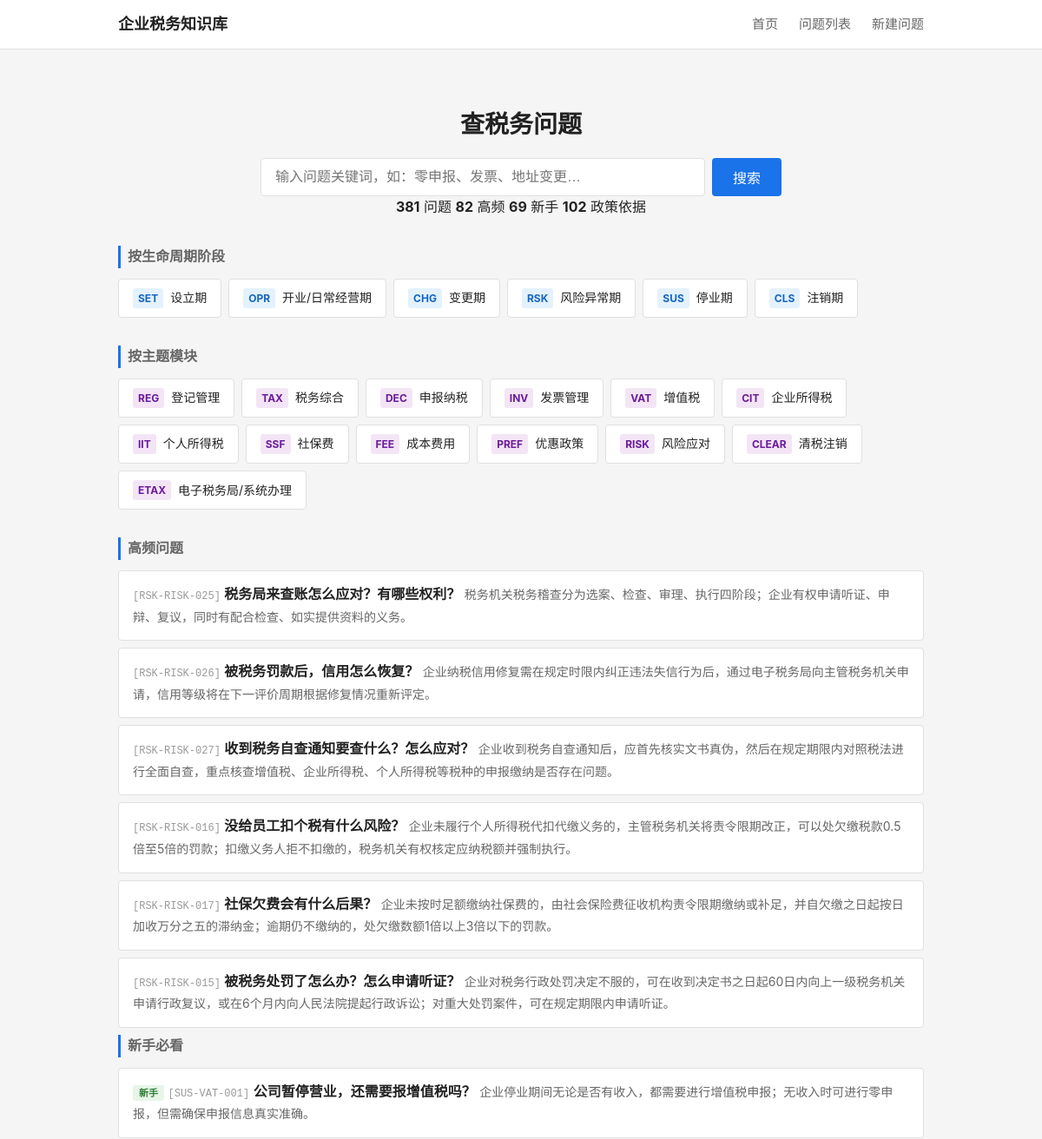
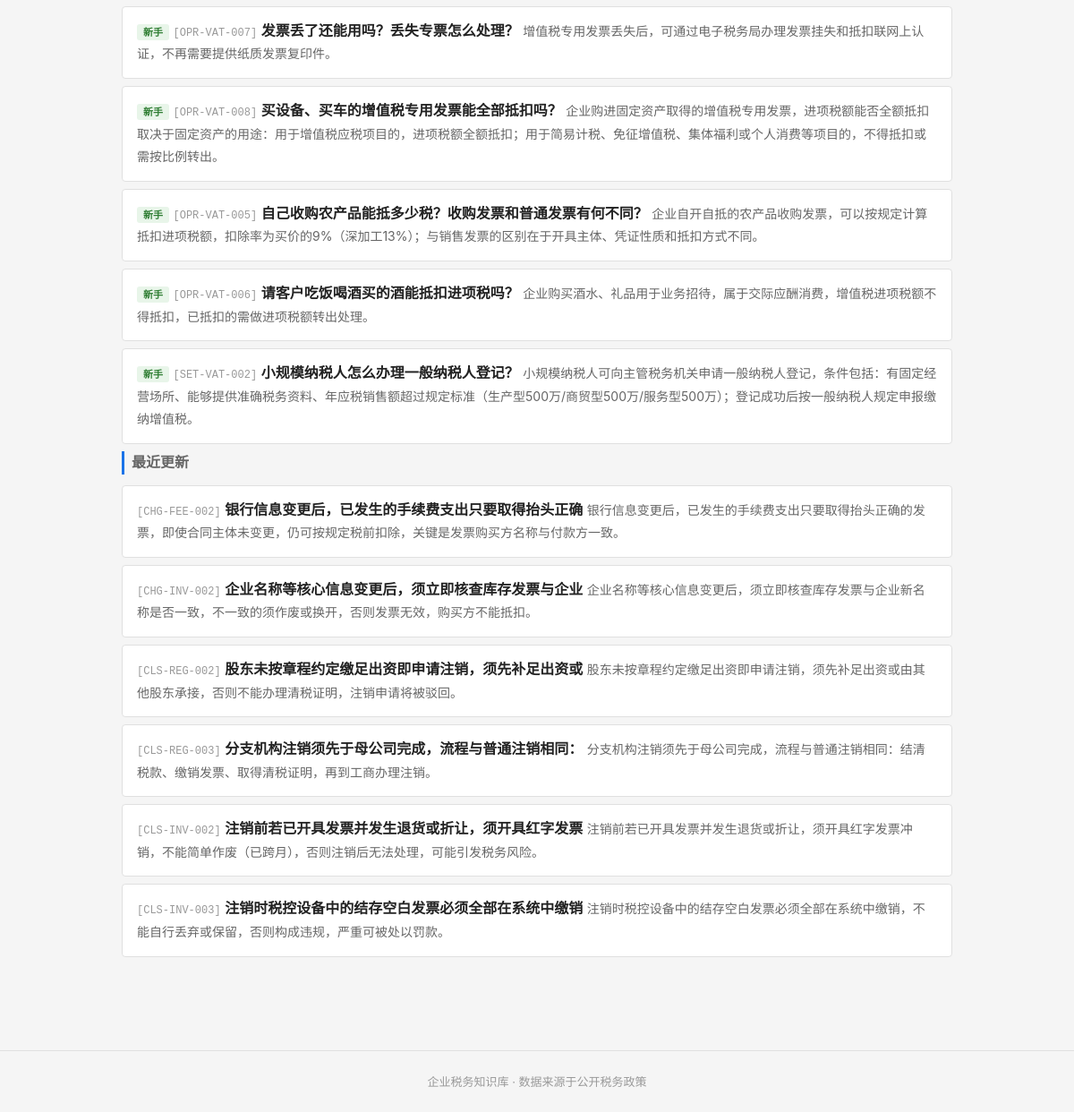
Before: / with the older database file (2 pictures, top to bottom).
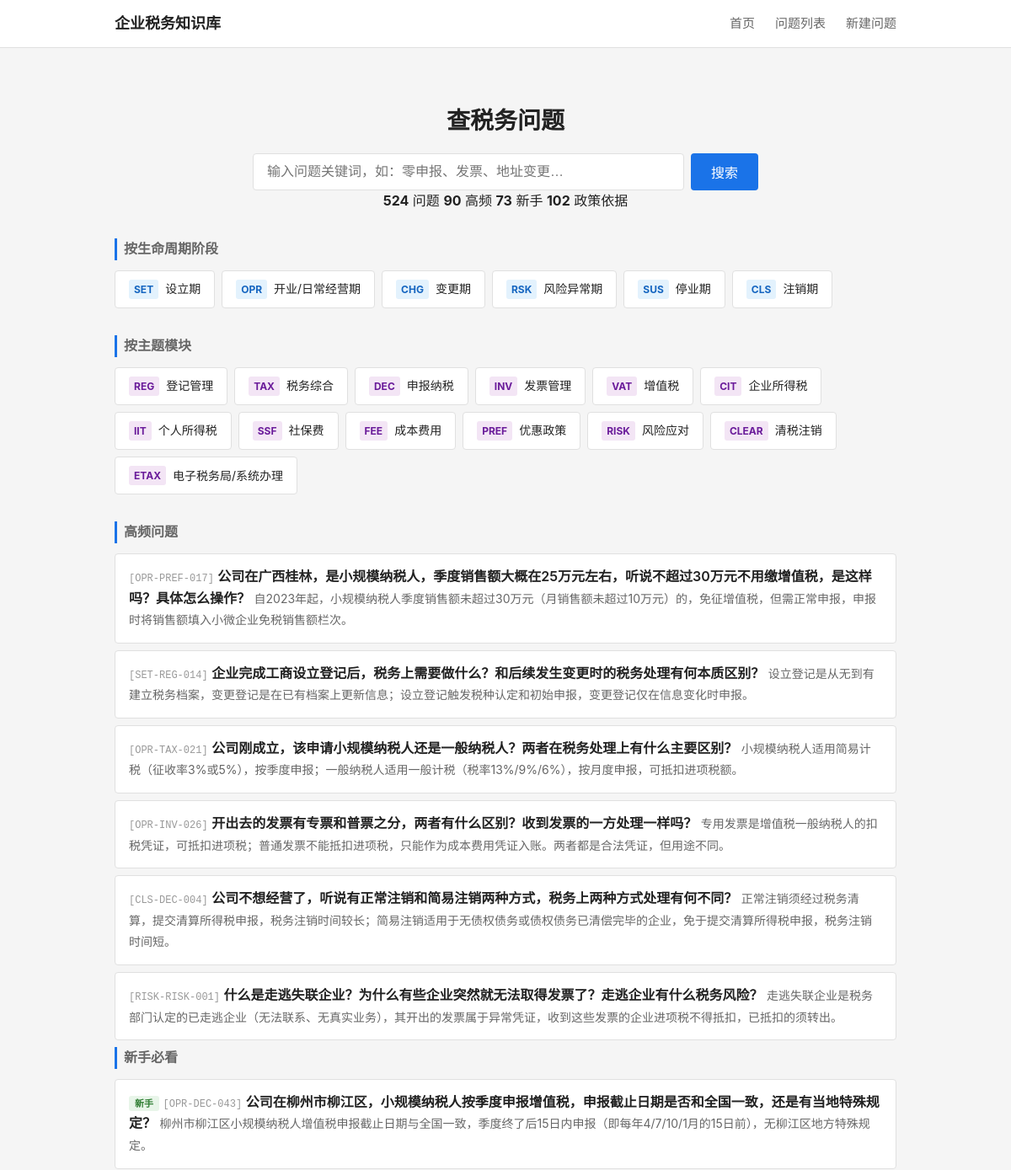
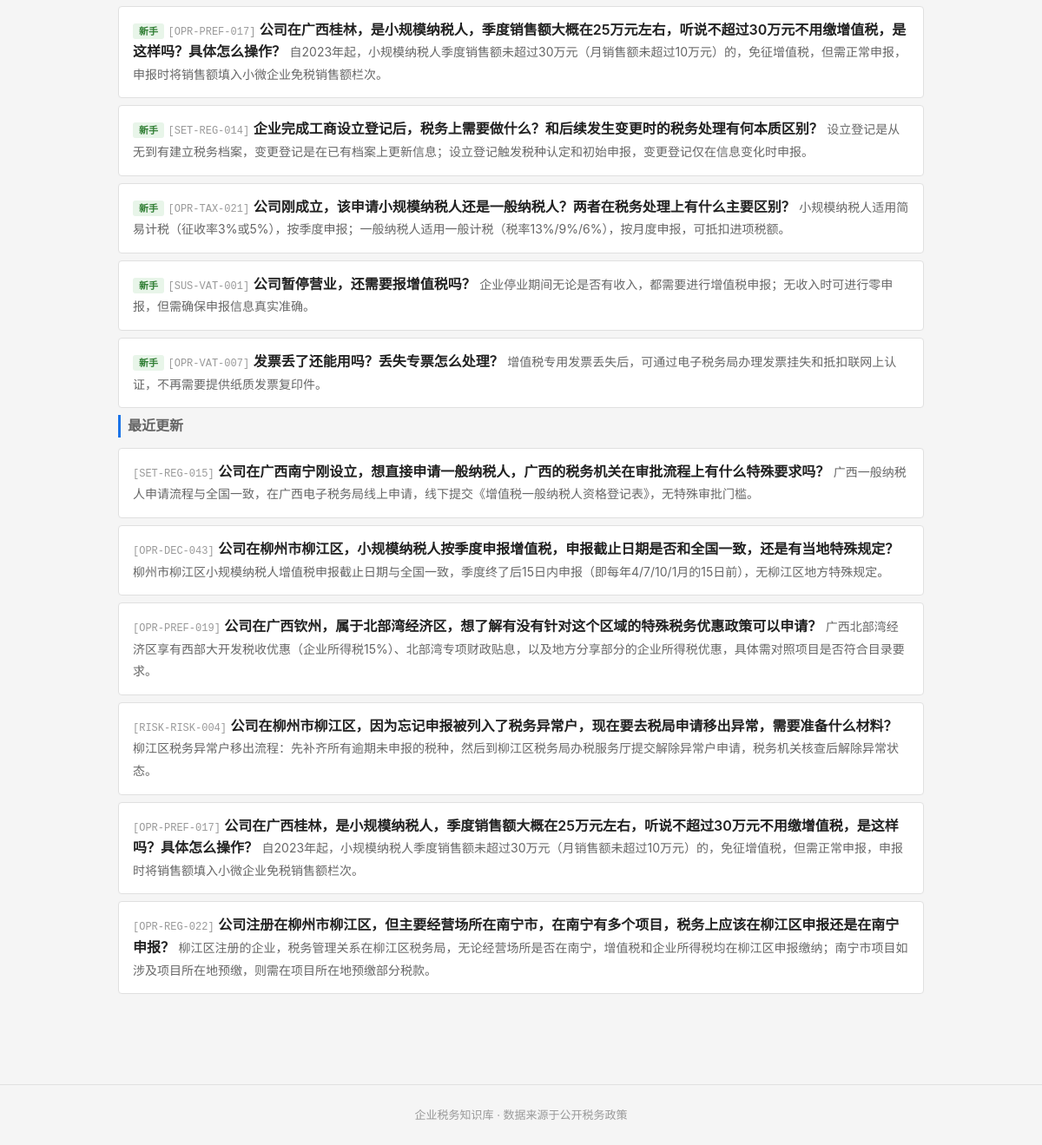
After: the same page with the newer database file (2 pictures, top to bottom).
### tables this page shows
CREATE TABLE tag_dict (
    id              INTEGER PRIMARY KEY AUTOINCREMENT,
    tag_code        TEXT NOT NULL UNIQUE,
    tag_name        TEXT NOT NULL,
    tag_category    TEXT,
    parent_id       INTEGER,
    display_order   INTEGER NOT NULL DEFAULT 1,
    status          TEXT NOT NULL DEFAULT 'active',

    FOREIGN KEY (parent_id) REFERENCES tag_dict(id) ON DELETE SET NULL
);

CREATE TABLE question_master (
    id              INTEGER PRIMARY KEY AUTOINCREMENT,
    question_code   TEXT NOT NULL UNIQUE,
    question_title  TEXT NOT NULL,
    question_plain  TEXT NOT NULL,

    -- 分类
    stage_code      TEXT NOT NULL,
    module_code     TEXT NOT NULL,
    question_type   TEXT NOT NULL,

    -- 答案
    one_line_answer TEXT NOT NULL,
    detailed_answer TEXT,
    core_definition TEXT,

    -- 条件与边界
    applicable_conditions TEXT,
    exceptions_boundary   TEXT,

    -- 实务
    practical_steps TEXT,
    risk_warning    TEXT,

    -- 适用范围
    scope_level     TEXT NOT NULL DEFAULT 'scope_national',
    local_region    TEXT,

    -- 确定性
    answer_certainty TEXT NOT NULL DEFAULT 'certain_clear',

    -- 元数据
    keywords        TEXT,
    high_frequency_flag INTEGER NOT NULL DEFAULT 0,
    newbie_flag     INTEGER NOT NULL DEFAULT 0,

    -- 版本管理
    status          TEXT NOT NULL DEFAULT 'draft',
    version_no      INTEGER NOT NULL DEFAULT 1,

    -- 审计字段
    created_at      TEXT NOT NULL DEFAULT (datetime('now')),
    updated_at      TEXT NOT NULL DEFAULT (datetime('now'))
);

### backend/app.py (the view)
    @app.route('/')
    def index():
        from services.question_service import QuestionService
        svc = QuestionService()
        stages = svc.get_stages()
        modules = svc.get_modules()
        high_freq = svc.get_high_frequency(limit=6)
        newbie = svc.get_newbie(limit=6)
        recent = svc.get_recent_updates(limit=6)
        stats = svc.get_stats()
        return render_template('index.html',
                               stages=stages, modules=modules,
                               high_freq=high_freq, newbie=newbie, recent=recent,
                               stats=stats)

### backend/services/question_service.py (called while the page is built)
    def _query(self, sql, params=None):
        conn = sqlite3.connect(self.db_path)
        conn.execute("PRAGMA foreign_keys = ON")
        conn.row_factory = sqlite3.Row
        cur = conn.cursor()
        if params:
            cur.execute(sql, params)
        else:
            cur.execute(sql)
        rows = cur.fetchall()
        conn.close()
        return [dict(r) for r in rows]

    def get_stages(self):
        return self._query("""
            SELECT tag_code, tag_name
            FROM tag_dict
            WHERE tag_category = 'stage'
            ORDER BY display_order
        """)

    def get_modules(self):
        return self._query("""
            SELECT tag_code, tag_name
            FROM tag_dict
            WHERE tag_category = 'module'
            ORDER BY display_order
        """)

    def get_high_frequency(self, limit=10):
        return self._query("""
            SELECT question_code, question_plain, question_title, one_line_answer, stage_code
            FROM question_master
            WHERE status = 'active' AND high_frequency_flag = 1
            ORDER BY updated_at DESC
            LIMIT ?
        """, (limit,))

### frontend/templates/index.html (shortened to what this page needs)
{% extends "base.html" %}
{% block main %}
<section class="search-section">
    <h1>查税务问题</h1>
    <form action="/questions" method="get" class="search-form">
        <input type="text" name="keyword" placeholder="输入问题关键词，如：零申报、发票、地址变更…" class="search-input">
        <button type="submit" class="search-btn">搜索</button>
    </form>
    {% if stats %}
    <div class="stats-bar">
        <span><strong>{{ stats.total_questions }}</strong> 问题</span>
        <span><strong>{{ stats.total_hf }}</strong> 高频</span>
        <span><strong>{{ stats.total_newbie }}</strong> 新手</span>
        <span><strong>{{ stats.total_policies }}</strong> 政策依据</span>
    </div>
    {% endif %}
</section>
<section class="nav-section">
    <h2 class="section-title">按生命周期阶段</h2>
    <div class="card-grid stage-grid">
        {% for s in stages %}
        <a href="/questions?stage={{ s.tag_code }}" class="card card-stage">
            <span class="card-code">{{ s.tag_code }}</span>
            <span class="card-name">{{ s.tag_name }}</span>
        </a>
        {% endfor %}
    </div>
</section>
<section class="nav-section">
    <h2 class="section-title">按主题模块</h2>
    <div class="card-grid module-grid">
        {% for m in modules %}
        <a href="/questions?module={{ m.tag_code }}" class="card card-module">
            <span class="card-code">{{ m.tag_code }}</span>
            <span class="card-name">{{ m.tag_name }}</span>
        </a>
        {% endfor %}
    </div>
</section>
{% if high_freq %}
<section class="list-section">
    <h2 class="section-title">高频问题</h2>
    <ul class="question-list">
        {% for q in high_freq %}
        <li class="question-item">
            <a href="/question/{{ q.question_code }}" class="question-link">
                <span class="q-code">[{{ q.question_code }}]</span>
                <span class="q-title">{{ q.question_plain }}</span>
                <span class="q-answer">{{ q.one_line_answer }}</span>
            </a>
        </li>
        {% endfor %}
    </ul>
</section>
{% endif %}
{% if newbie %}
<section class="list-section">
    <h2 class="section-title">新手必看</h2>
    <ul class="question-list">
        {% for q in newbie %}
        <li class="question-item">
            <a href="/question/{{ q.question_code }}" class="question-link">
                <span class="q-badge newbie">新手</span>
                <span class="q-code">[{{ q.question_code }}]</span>
                <span class="q-title">{{ q.question_plain }}</span>
                <span class="q-answer">{{ q.one_line_answer }}</span>
            </a>
        </li>
        {% endfor %}
    </ul>
</section>
{% endif %}
{% if recent %}
<section class="list-section">
    <h2 class="section-title">最近更新</h2>
    <ul class="question-list">
        {% for q in recent %}
        <li class="question-item">
            <a href="/question/{{ q.question_code }}" class="question-link">
                <span class="q-code">[{{ q.question_code }}]</span>
                <span class="q-title">{{ q.question_plain }}</span>
                <span class="q-answer">{{ q.one_line_answer }}</span>
            </a>
        </li>
        {% endfor %}
    </ul>
</section>
{% endif %}
{% endblock %}

Changed rows visible on the page:
no longer on this page (row unchanged): question_master: question_code "RSK-RISK-025", question_plain "税务局来查账怎么应对？有哪些权利？", one_line_answer "税务机关税务稽查分为选案、检查、审理、执行四阶段；企业有权申请听证、申辩、复议，同时有配合检查、如实提供资料的义务。", shown under "高频问题"
no longer on this page (row unchanged): question_master: question_code "RSK-RISK-026", question_plain "被税务罚款后，信用怎么恢复？", one_line_answer "企业纳税信用修复需在规定时限内纠正违法失信行为后，通过电子税务局向主管税务机关申请，信用等级将在下一评价周期根据修复情况重新评定。", shown under "高频问题"
no longer on this page (row unchanged): question_master: question_code "RSK-RISK-027", question_plain "收到税务自查通知要查什么？怎么应对？", one_line_answer "企业收到税务自查通知后，应首先核实文书真伪，然后在规定期限内对照税法进行全面自查，重点核查增值税、企业所得税、个人所得税等税种的申报缴纳是否存在问题。", shown under "高频问题"
no longer on this page (row unchanged): question_master: question_code "RSK-RISK-016", question_plain "没给员工扣个税有什么风险？", one_line_answer "企业未履行个人所得税代扣代缴义务的，主管税务机关将责令限期改正，可以处欠缴税款0.5倍至5倍的罚款；扣缴义务人拒不扣缴的，税务机关有权核定应纳税额并强制执行。", shown under "高频问题"
no longer on this page (row unchanged): question_master: question_code "RSK-RISK-017", question_plain "社保欠费会有什么后果？", one_line_answer "企业未按时足额缴纳社保费的，由社会保险费征收机构责令限期缴纳或补足，并自欠缴之日起按日加收万分之五的滞纳金；逾期仍不缴纳的，处欠缴数额1倍以上3倍以下的罚款。", shown under "高频问题"
no longer on this page (row unchanged): question_master: question_code "RSK-RISK-015", question_plain "被税务处罚了怎么办？怎么申请听证？", one_line_answer "企业对税务行政处罚决定不服的，可在收到决定书之日起60日内向上一级税务机关申请行政复议，或在6个月内向人民法院提起行政诉讼；对重大处罚案件，可在规定期限内申请听证。", shown under "高频问题"
no longer on this page (row unchanged): question_master: question_code "OPR-VAT-008", question_plain "买设备、买车的增值税专用发票能全部抵扣吗？", one_line_answer "企业购进固定资产取得的增值税专用发票，进项税额能否全额抵扣取决于固定资产的用途：用于增值税应税项目的，进项税额全额抵扣；用于简易计税、免征增值税、集体福利或个人消费等项目的，不得抵扣或需按比例转出。", shown under "新手必看"
no longer on this page (row unchanged): question_master: question_code "OPR-VAT-005", question_plain "自己收购农产品能抵多少税？收购发票和普通发票有何不同？", one_line_answer "企业自开自抵的农产品收购发票，可以按规定计算抵扣进项税额，扣除率为买价的9%（深加工13%）；与销售发票的区别在于开具主体、凭证性质和抵扣方式不同。", shown under "新手必看"
no longer on this page (row unchanged): question_master: question_code "OPR-VAT-006", question_plain "请客户吃饭喝酒买的酒能抵扣进项税吗？", one_line_answer "企业购买酒水、礼品用于业务招待，属于交际应酬消费，增值税进项税额不得抵扣，已抵扣的需做进项税额转出处理。", shown under "新手必看"
no longer on this page (row unchanged): question_master: question_code "SET-VAT-002", question_plain "小规模纳税人怎么办理一般纳税人登记？", one_line_answer "小规模纳税人可向主管税务机关申请一般纳税人登记，条件包括：有固定经营场所、能够提供准确税务资料、年应税销售额超过规定标准（生产型500万/商贸型500万/服务型500万）；登记成功后按一般纳税人规定申报缴纳增值税。", shown under "新手必看"
no longer on this page (row edited): question_master: question_code "CHG-FEE-002", question_plain "银行信息变更后，已发生的手续费支出只要取得抬头正确", one_line_answer "银行信息变更后，已发生的手续费支出只要取得抬头正确的发票，即使合同主体未变更，仍可按规定税前扣除，关键是发票购买方名称与付款方一致。", shown under "最近更新"
no longer on this page (row edited): question_master: question_code "CHG-INV-002", question_plain "企业名称等核心信息变更后，须立即核查库存发票与企业", one_line_answer "企业名称等核心信息变更后，须立即核查库存发票与企业新名称是否一致，不一致的须作废或换开，否则发票无效，购买方不能抵扣。", shown under "最近更新"
no longer on this page (row edited): question_master: question_code "CLS-REG-002", question_plain "股东未按章程约定缴足出资即申请注销，须先补足出资或", one_line_answer "股东未按章程约定缴足出资即申请注销，须先补足出资或由其他股东承接，否则不能办理清税证明，注销申请将被驳回。", shown under "最近更新"
no longer on this page (row edited): question_master: question_code "CLS-REG-003", question_plain "分支机构注销须先于母公司完成，流程与普通注销相同：", one_line_answer "分支机构注销须先于母公司完成，流程与普通注销相同：结清税款、缴销发票、取得清税证明，再到工商办理注销。", shown under "最近更新"
no longer on this page (row edited): question_master: question_code "CLS-INV-002", question_plain "注销前若已开具发票并发生退货或折让，须开具红字发票", one_line_answer "注销前若已开具发票并发生退货或折让，须开具红字发票冲销，不能简单作废（已跨月），否则注销后无法处理，可能引发税务风险。", shown under "最近更新"
no longer on this page (row edited): question_master: question_code "CLS-INV-003", question_plain "注销时税控设备中的结存空白发票必须全部在系统中缴销", one_line_answer "注销时税控设备中的结存空白发票必须全部在系统中缴销，不能自行丢弃或保留，否则构成违规，严重可被处以罚款。", shown under "最近更新"
added question_master: question_code "OPR-PREF-017", question_plain "公司在广西桂林，是小规模纳税人，季度销售额大概在25万元左右，听说不超过30万元不用缴增值税，是这样吗？具体怎么操作？", one_line_answer "自2023年起，小规模纳税人季度销售额未超过30万元（月销售额未超过10万元）的，免征增值税，但需正常申报，申报时将销售额填入小微企业免税销售额栏次。"
added question_master: question_code "SET-REG-014", question_plain "企业完成工商设立登记后，税务上需要做什么？和后续发生变更时的税务处理有何本质区别？", one_line_answer "设立登记是从无到有建立税务档案，变更登记是在已有档案上更新信息；设立登记触发税种认定和初始申报，变更登记仅在信息变化时申报。"
added question_master: question_code "OPR-TAX-021", question_plain "公司刚成立，该申请小规模纳税人还是一般纳税人？两者在税务处理上有什么主要区别？", one_line_answer "小规模纳税人适用简易计税（征收率3%或5%），按季度申报；一般纳税人适用一般计税（税率13%/9%/6%），按月度申报，可抵扣进项税额。"
added question_master: question_code "OPR-INV-026", question_plain "开出去的发票有专票和普票之分，两者有什么区别？收到发票的一方处理一样吗？", one_line_answer "专用发票是增值税一般纳税人的扣税凭证，可抵扣进项税；普通发票不能抵扣进项税，只能作为成本费用凭证入账。两者都是合法凭证，但用途不同。", shown under "高频问题"
added question_master: question_code "CLS-DEC-004", question_plain "公司不想经营了，听说有正常注销和简易注销两种方式，税务上两种方式处理有何不同？", one_line_answer "正常注销须经过税务清算，提交清算所得税申报，税务注销时间较长；简易注销适用于无债权债务或债权债务已清偿完毕的企业，免于提交清算所得税申报，税务注销时间短。", shown under "高频问题"
added question_master: question_code "RISK-RISK-001", question_plain "什么是走逃失联企业？为什么有些企业突然就无法取得发票了？走逃企业有什么税务风险？", one_line_answer "走逃失联企业是税务部门认定的已走逃企业（无法联系、无真实业务），其开出的发票属于异常凭证，收到这些发票的企业进项税不得抵扣，已抵扣的须转出。", shown under "高频问题"
added question_master: question_code "OPR-DEC-043", question_plain "公司在柳州市柳江区，小规模纳税人按季度申报增值税，申报截止日期是否和全国一致，还是有当地特殊规定？", one_line_answer "柳州市柳江区小规模纳税人增值税申报截止日期与全国一致，季度终了后15日内申报（即每年4/7/10/1月的15日前），无柳江区地方特殊规定。"
added question_master: question_code "SET-REG-015", question_plain "公司在广西南宁刚设立，想直接申请一般纳税人，广西的税务机关在审批流程上有什么特殊要求吗？", one_line_answer "广西一般纳税人申请流程与全国一致，在广西电子税务局线上申请，线下提交《增值税一般纳税人资格登记表》，无特殊审批门槛。", shown under "最近更新"
added question_master: question_code "OPR-PREF-019", question_plain "公司在广西钦州，属于北部湾经济区，想了解有没有针对这个区域的特殊税务优惠政策可以申请？", one_line_answer "广西北部湾经济区享有西部大开发税收优惠（企业所得税15%）、北部湾专项财政贴息，以及地方分享部分的企业所得税优惠，具体需对照项目是否符合目录要求。", shown under "最近更新"
added question_master: question_code "RISK-RISK-004", question_plain "公司在柳州市柳江区，因为忘记申报被列入了税务异常户，现在要去税局申请移出异常，需要准备什么材料？", one_line_answer "柳江区税务异常户移出流程：先补齐所有逾期未申报的税种，然后到柳江区税务局办税服务厅提交解除异常户申请，税务机关核查后解除异常状态。", shown under "最近更新"
added question_master: question_code "OPR-REG-022", question_plain "公司注册在柳州市柳江区，但主要经营场所在南宁市，在南宁有多个项目，税务上应该在柳江区申报还是在南宁申报？", one_line_answer "柳江区注册的企业，税务管理关系在柳江区税务局，无论经营场所是否在南宁，增值税和企业所得税均在柳江区申报缴纳；南宁市项目如涉及项目所在地预缴，则需在项目所在地预缴部分税款。", shown under "最近更新"
Other visible differences:
{{ stats.total_questions }}: "381" → "524"
{{ stats.total_hf }}: "82" → "90"
{{ stats.total_newbie }}: "69" → "73"
